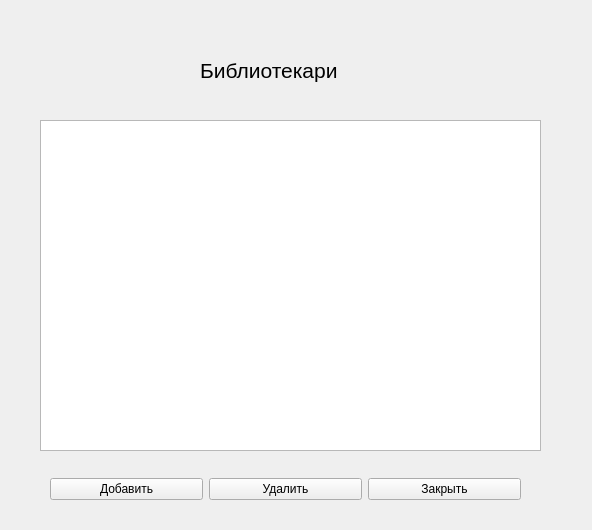
<?xml version="1.0" encoding="UTF-8"?>
<ui version="4.0">
 <class>librarian</class>
 <widget class="QWidget" name="librarian">
  <property name="geometry">
   <rect>
    <x>0</x>
    <y>0</y>
    <width>592</width>
    <height>530</height>
   </rect>
  </property>
  <property name="windowTitle">
   <string>Form</string>
  </property>
  <widget class="QTableWidget" name="tableWidget">
   <property name="geometry">
    <rect>
     <x>40</x>
     <y>120</y>
     <width>501</width>
     <height>331</height>
    </rect>
   </property>
  </widget>
  <widget class="QLabel" name="label">
   <property name="geometry">
    <rect>
     <x>200</x>
     <y>50</y>
     <width>181</width>
     <height>41</height>
    </rect>
   </property>
   <property name="font">
    <font>
     <pointsize>16</pointsize>
    </font>
   </property>
   <property name="text">
    <string>Библиотекари</string>
   </property>
  </widget>
  <widget class="QWidget" name="gridLayoutWidget">
   <property name="geometry">
    <rect>
     <x>50</x>
     <y>469</y>
     <width>471</width>
     <height>41</height>
    </rect>
   </property>
   <layout class="QGridLayout" name="gridLayout">
    <item row="0" column="0">
     <widget class="QPushButton" name="pushButton">
      <property name="text">
       <string>Добавить</string>
      </property>
     </widget>
    </item>
    <item row="0" column="1">
     <widget class="QPushButton" name="pushButton_2">
      <property name="text">
       <string>Удалить</string>
      </property>
     </widget>
    </item>
    <item row="0" column="2">
     <widget class="QPushButton" name="pushButton_3">
      <property name="text">
       <string>Закрыть</string>
      </property>
     </widget>
    </item>
   </layout>
  </widget>
 </widget>
 <resources/>
 <connections/>
</ui>
